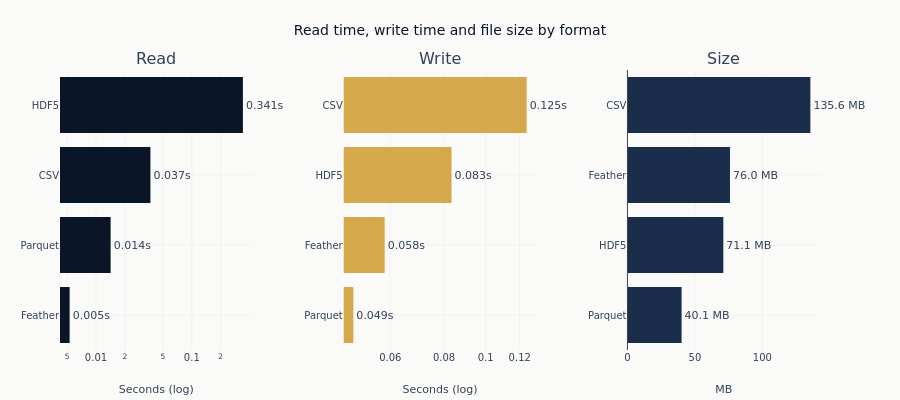

Notebook code for this chart:
### Markdown cell above
## 7. Visualisation

### Code cell
fig = make_subplots(
    rows=1,
    cols=3,
    subplot_titles=["Read", "Write", "Size"],
    horizontal_spacing=0.12,
)

read_data = results_df.filter(pl.col("operation") == "read").sort("time_s")
write_data = results_df.filter(pl.col("operation") == "write").sort("time_s")
size_data = results_df.filter(pl.col("operation") == "write").sort("size_mb")

fig.add_trace(
    go.Bar(
        y=read_data["format"].to_list(),
        x=read_data["time_s"].to_list(),
        orientation="h",
        marker_color=COLORS["blue"],
        text=[f"{t:.3f}s" for t in read_data["time_s"].to_list()],
        textposition="outside",
        cliponaxis=False,
    ),
    row=1,
    col=1,
)
fig.add_trace(
    go.Bar(
        y=write_data["format"].to_list(),
        x=write_data["time_s"].to_list(),
        orientation="h",
        marker_color=COLORS["amber"],
        text=[f"{t:.3f}s" for t in write_data["time_s"].to_list()],
        textposition="outside",
        cliponaxis=False,
    ),
    row=1,
    col=2,
)
fig.add_trace(
    go.Bar(
        y=size_data["format"].to_list(),
        x=size_data["size_mb"].to_list(),
        orientation="h",
        marker_color=COLORS["slate"],
        text=[f"{s:.1f} MB" for s in size_data["size_mb"].to_list()],
        textposition="outside",
        cliponaxis=False,
    ),
    row=1,
    col=3,
)

fig.update_xaxes(title_text="Seconds (log)", row=1, col=1, type="log")
fig.update_xaxes(title_text="Seconds (log)", row=1, col=2, type="log")
fig.update_xaxes(title_text="MB", row=1, col=3)

_scale_word = {"S": "Small", "M": "Medium", "L": "Large"}.get(ACTIVE_SCALE, ACTIVE_SCALE)
print(f"Benchmark panel: {_scale_word} scale, {total_rows:,} rows")
fig.update_layout(
    title_text="Read time, write time and file size by format",
    height=400,
    showlegend=False,
    paper_bgcolor=COLORS["bg_light"],
    plot_bgcolor=COLORS["bg_light"],
    # Wider right margin so 'XX.X MB' / 'X.XXs' value labels don't crop.
    margin=dict(l=60, r=80, t=70, b=50),
)

show_plotly_with_alt(
    fig,
    "Three horizontal-bar panels, one per format in each. The left and middle plot read and "
    "write time on logarithmic axes, each bar labelled with its time in seconds and the "
    "bars sorted shortest at the bottom. The right plots file size in megabytes on a linear "
    "axis, each bar labelled and sorted the same way. The ordering of the formats differs "
    "between the three panels.",
)

### Figure 1 — Plotly figure (JSON) as saved in the notebook; plotly's stock layout.template omitted (floating-point values rounded to 4 significant figures)
{"data": [{"cliponaxis": false, "marker": {"color": "#0a1628"}, "orientation": "h", "text": ["0.005s", "0.014s", "0.037s", "0.341s"], "textposition": "outside", "type": "bar", "x": [0.005309, 0.01422, 0.03697, 0.3412], "xaxis": "x", "y": ["Feather", "Parquet", "CSV", "HDF5"], "yaxis": "y"}, {"cliponaxis": false, "marker": {"color": "#D4A84B"}, "orientation": "h", "text": ["0.049s", "0.058s", "0.083s", "0.125s"], "textposition": "outside", "type": "bar", "x": [0.04923, 0.05822, 0.08328, 0.1245], "xaxis": "x2", "y": ["Parquet", "Feather", "HDF5", "CSV"], "yaxis": "y2"}, {"cliponaxis": false, "marker": {"color": "#1a2d4a"}, "orientation": "h", "text": ["40.1 MB", "71.1 MB", "76.0 MB", "135.6 MB"], "textposition": "outside", "type": "bar", "x": [40.13, 71.07, 76.01, 135.6], "xaxis": "x3", "y": ["Parquet", "HDF5", "Feather", "CSV"], "yaxis": "y3"}], "layout": {"annotations": [{"font": {"size": 16}, "showarrow": false, "text": "Read", "x": 0.1267, "xanchor": "center", "xref": "paper", "y": 1.0, "yanchor": "bottom", "yref": "paper"}, {"font": {"size": 16}, "showarrow": false, "text": "Write", "x": 0.5, "xanchor": "center", "xref": "paper", "y": 1.0, "yanchor": "bottom", "yref": "paper"}, {"font": {"size": 16}, "showarrow": false, "text": "Size", "x": 0.8733, "xanchor": "center", "xref": "paper", "y": 1.0, "yanchor": "bottom", "yref": "paper"}], "height": 400, "margin": {"b": 50, "l": 60, "r": 80, "t": 70}, "paper_bgcolor": "#FAFAF9", "plot_bgcolor": "#FAFAF9", "showlegend": false, "title": {"text": "Read time, write time and file size by format"}, "xaxis": {"anchor": "y", "domain": [0.0, 0.2533], "title": {"text": "Seconds (log)"}, "type": "log"}, "xaxis2": {"anchor": "y2", "domain": [0.3733, 0.6267], "title": {"text": "Seconds (log)"}, "type": "log"}, "xaxis3": {"anchor": "y3", "domain": [0.7467, 1.0], "title": {"text": "MB"}}, "yaxis": {"anchor": "x", "domain": [0.0, 1.0]}, "yaxis2": {"anchor": "x2", "domain": [0.0, 1.0]}, "yaxis3": {"anchor": "x3", "domain": [0.0, 1.0]}}}
